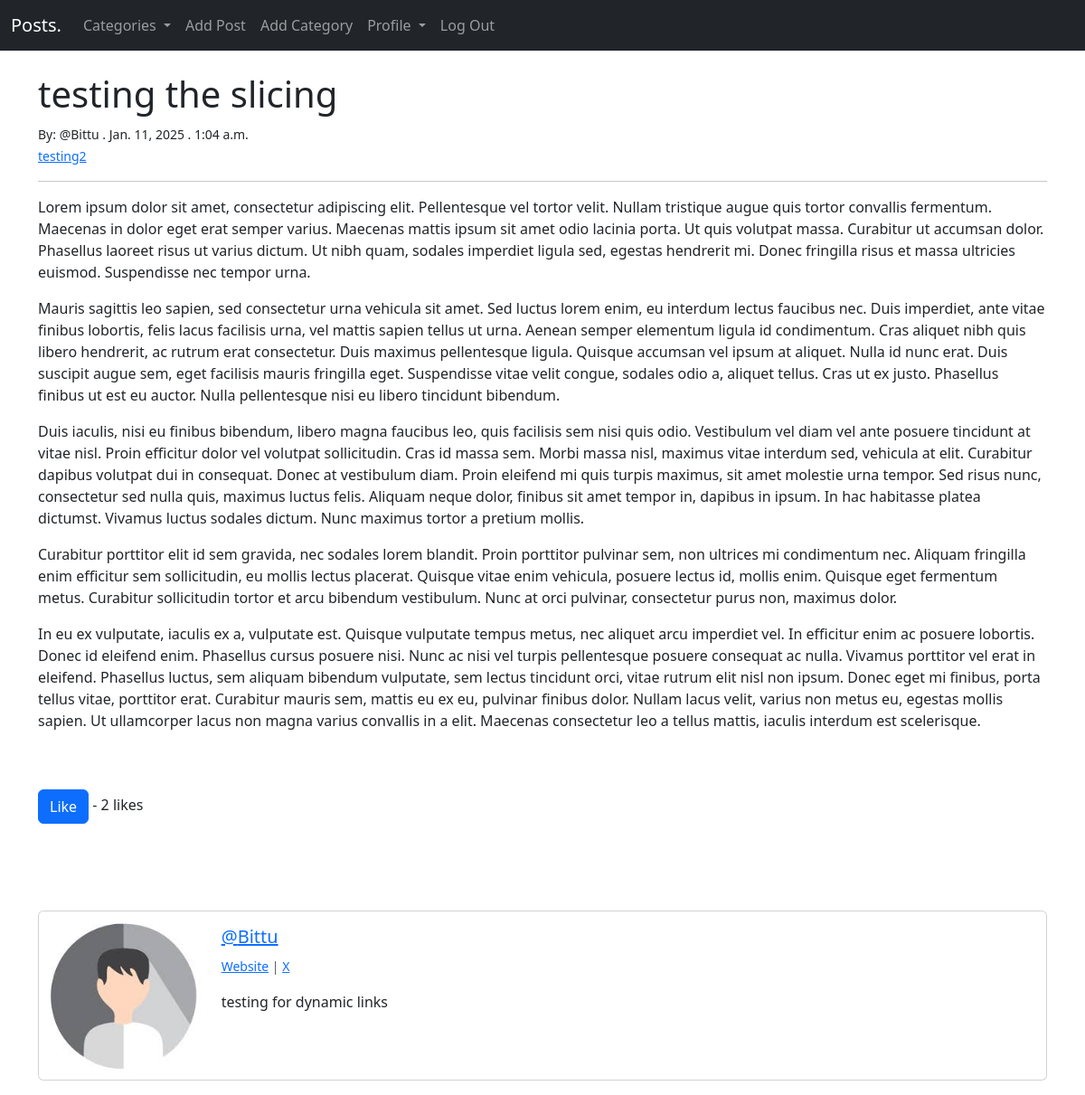
Page /post/6 (signed in) on the committed database.
### startBlog/models.py (models this page shows, shortened)
class Post(models.Model):
    title = models.CharField(max_length=255)
    author = models.ForeignKey(User, on_delete=models.CASCADE) #If user is deleted then this removes all the posts from the user
    header_image = models.ImageField(null=True, blank=True, upload_to='images/')
    body = RichTextField(blank=True, null=True)
    post_date = models.DateField(auto_now_add=True)
    post_time = models.TimeField(auto_now_add=True)
    category = models.CharField(max_length=255) #make sure that the categories doesn't contain special characters and the letters are always small letters not capital letters
    likes = models.ManyToManyField(User, related_name="blog_likes")
    def total_likes(self):
        return self.likes.count()

class Profile(models.Model):
    user = models.OneToOneField(User, null=True, on_delete=models.CASCADE)
    bio = models.TextField()
    profile_pic = models.ImageField(null=True, blank=True, upload_to='images/profiles/')
    website_url = models.CharField(max_length=255, null=True, blank=True)
    instagram_url = models.CharField(max_length=255, null=True, blank=True)
    linkedin_url = models.CharField(max_length=255, null=True, blank=True)
    x_url = models.CharField(max_length=255, null=True, blank=True)
    pinterest_url = models.CharField(max_length=255, null=True, blank=True)
    def get_social_links(self):
        links = {
            "Website": self.website_url,
            "Instagram": self.instagram_url,
            "LinkedIn": self.linkedin_url,
            "X": self.x_url,
            "Pinterest": self.pinterest_url,
        }
        return {name: url for name, url in links.items() if url}

### startBlog/views.py (the view)
# urls.py: path('post/<int:pk>', PostView.as_view(), name="post-detail"), #the <int:pk> is passing the primary key as a parameter
class PostView(DetailView):
    model = Post
    template_name = 'post_detail.html'
    def get_context_data(self, *args, **kwargs):
        cat_menu = Category.objects.all()
        context = super(PostView, self).get_context_data(*args, **kwargs)
        context["cat_menu"] = cat_menu
        stuff = get_object_or_404(Post, id=self.kwargs['pk'])
        total_likes = stuff.total_likes()
        liked = False
        if stuff.likes.filter(id=self.request.user.id).exists():
            liked = True
        context["total_likes"] = total_likes
        context["liked"] = liked
        return context

### startBlog/models.py (called while the page is built)
    def __str__(self):
        return self.name

### startBlog/templates/post_detail.html (shortened to what this page needs)
{%  extends 'base.html' %}
{% load static %}
{%  block content    %}
<h1>{{  post.title  }}</h1>
<small>By: @{{ post.author  }} . {{ post.post_date }} . {{ post.post_time }}</small><br>
<small><a href="{% url 'category-view' post.category|slugify %}">{{  post.category }}</a></small>
<hr>
<p>{{ post.body|safe }}</p>
<br><br>
{% if user.is_authenticated %}
    <form action="{% url 'like-post' post.pk %}" method="post">
        {% if liked %}
        <button type="submit" name="post_id" value="{{ post.id }}" class="btn btn-danger">Unlike</button> - {{ total_likes }} likes
        {% else %}
        <button type="submit" name="post_id" value="{{ post.id }}" class="btn btn-primary">Like</button> - {{ total_likes }} likes
        {% endif %}
    </form>
    <br><br>
{% endif %}
<br><br>
<div class="card mb-3">
  <div class="row g-0">
    <div class="col-md-2">
      {% if post.author.profile.profile_pic %}
      <img src="{{ post.author.profile.profile_pic.url }}" class="img-fluid rounded-start" alt="...">
      {% else %}
      <img src="{% static 'startBlog/images/images.jpeg' %}" class="img-fluid rounded-start" alt="...">
      {% endif %}
    </div>
    <div class="col-md-10">
      <div class="card-body">
        <h5 class="card-title"><a href="{% url 'user-profile' post.author.id %}">@{{ post.author }}</a></h5>
        <p class="card-text">
          <small class="text-body-secondary">
          {% for name, url in post.author.profile.get_social_links.items %}
              <a href="{{ url }}" target="_blank">{{ name }}</a>{% if not forloop.last %} | {% endif %}
          {% endfor %}
          </small>
        </p>
        <p class="card-text">{{ post.author.profile.bio }}</p>
      </div>
    </div>
  </div>
</div>
{%  endblock    %}

### rows in the picture
Post: title "testing the slicing", author "Bittu", post_date "Jan. 11, 2025", post_time "1:04 a.m.", category "testing2", body "Lorem ipsum dolor sit amet, consectetur adipiscing elit. Pellentesque vel tortor velit. Nullam tristique augue quis tortor convallis fermentum. Maecenas in dolor eget erat semper varius. Maecenas mattis ipsum sit amet odio lacinia porta. Ut quis volutpat massa. Curabitur ut accumsan dolor. Phasellus laoreet risus ut varius dictum. Ut nibh quam, sodales imperdiet ligula sed, egestas hendrerit mi. Donec fringilla risus et massa ultricies euismod. Suspendisse nec tempor urna. Mauris sagittis leo sapien, sed consectetur urna vehicula sit amet. Sed luctus lorem enim, eu interdum lectus faucibus nec. Duis imperdiet, ante vitae finibus lobortis, felis lacus facilisis urna, vel mattis sapien tellus…", author.profile.profile_pic (picture), author.profile.bio "testing for dynamic links"

### other values in the picture
{{ total_likes }} "2"
{{ name }} "Website" "X"
